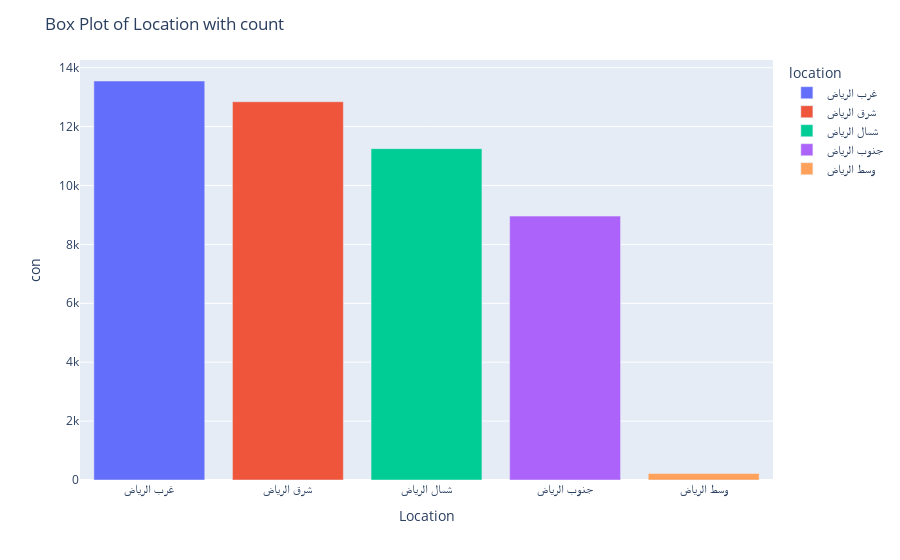

Write notebook code for a chart like this one.
### Code cell
location_counts = DF['location'].value_counts().reset_index()
location_counts.columns = ['location', 'count']
fig = px.bar(location_counts, x='location', y='count', color='location')

fig.update_layout(title='Box Plot of Location with count',
                  xaxis_title='Location', yaxis_title='con')

fig.show()

### Figure 1 — Plotly figure (JSON) as saved in the notebook; plotly's stock layout.template omitted (floating-point values rounded to 4 significant figures)
{"data": [{"alignmentgroup": "True", "hovertemplate": "location=%{x}<br>count=%{y}<extra></extra>", "legendgroup": "غرب الرياض", "marker": {"color": "#636efa", "pattern": {"shape": ""}}, "name": "غرب الرياض", "offsetgroup": "غرب الرياض", "orientation": "v", "showlegend": true, "textposition": "auto", "type": "bar", "x": ["غرب الرياض"], "xaxis": "x", "y": [13548], "yaxis": "y"}, {"alignmentgroup": "True", "hovertemplate": "location=%{x}<br>count=%{y}<extra></extra>", "legendgroup": "شرق الرياض", "marker": {"color": "#EF553B", "pattern": {"shape": ""}}, "name": "شرق الرياض", "offsetgroup": "شرق الرياض", "orientation": "v", "showlegend": true, "textposition": "auto", "type": "bar", "x": ["شرق الرياض"], "xaxis": "x", "y": [12843], "yaxis": "y"}, {"alignmentgroup": "True", "hovertemplate": "location=%{x}<br>count=%{y}<extra></extra>", "legendgroup": "شمال الرياض", "marker": {"color": "#00cc96", "pattern": {"shape": ""}}, "name": "شمال الرياض", "offsetgroup": "شمال الرياض", "orientation": "v", "showlegend": true, "textposition": "auto", "type": "bar", "x": ["شمال الرياض"], "xaxis": "x", "y": [11251], "yaxis": "y"}, {"alignmentgroup": "True", "hovertemplate": "location=%{x}<br>count=%{y}<extra></extra>", "legendgroup": "جنوب الرياض", "marker": {"color": "#ab63fa", "pattern": {"shape": ""}}, "name": "جنوب الرياض", "offsetgroup": "جنوب الرياض", "orientation": "v", "showlegend": true, "textposition": "auto", "type": "bar", "x": ["جنوب الرياض"], "xaxis": "x", "y": [8960], "yaxis": "y"}, {"alignmentgroup": "True", "hovertemplate": "location=%{x}<br>count=%{y}<extra></extra>", "legendgroup": "وسط الرياض", "marker": {"color": "#FFA15A", "pattern": {"shape": ""}}, "name": "وسط الرياض", "offsetgroup": "وسط الرياض", "orientation": "v", "showlegend": true, "textposition": "auto", "type": "bar", "x": ["وسط الرياض"], "xaxis": "x", "y": [220], "yaxis": "y"}], "layout": {"barmode": "relative", "legend": {"title": {"text": "location"}, "tracegroupgap": 0}, "margin": {"t": 60}, "title": {"text": "Box Plot of Location with count"}, "xaxis": {"anchor": "y", "categoryarray": ["غرب الرياض", "شرق الرياض", "شمال الرياض", "جنوب الرياض", "وسط الرياض"], "categoryorder": "array", "domain": [0, 1], "title": {"text": "Location"}}, "yaxis": {"anchor": "x", "domain": [0, 1], "title": {"text": "con"}}}}
